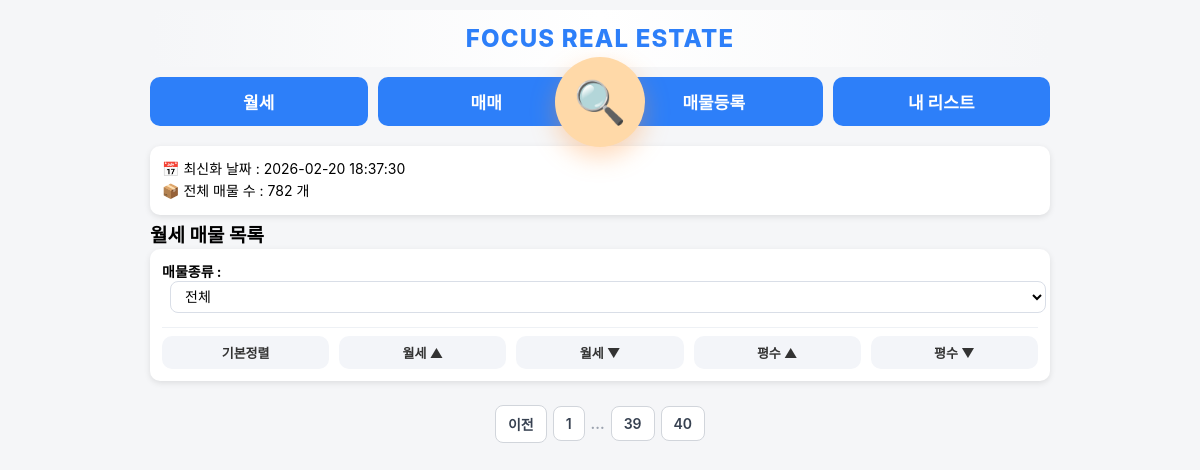
The page /?page=41&mode=rent&sort=&property_type= (signed in) on the database as committed earlier.
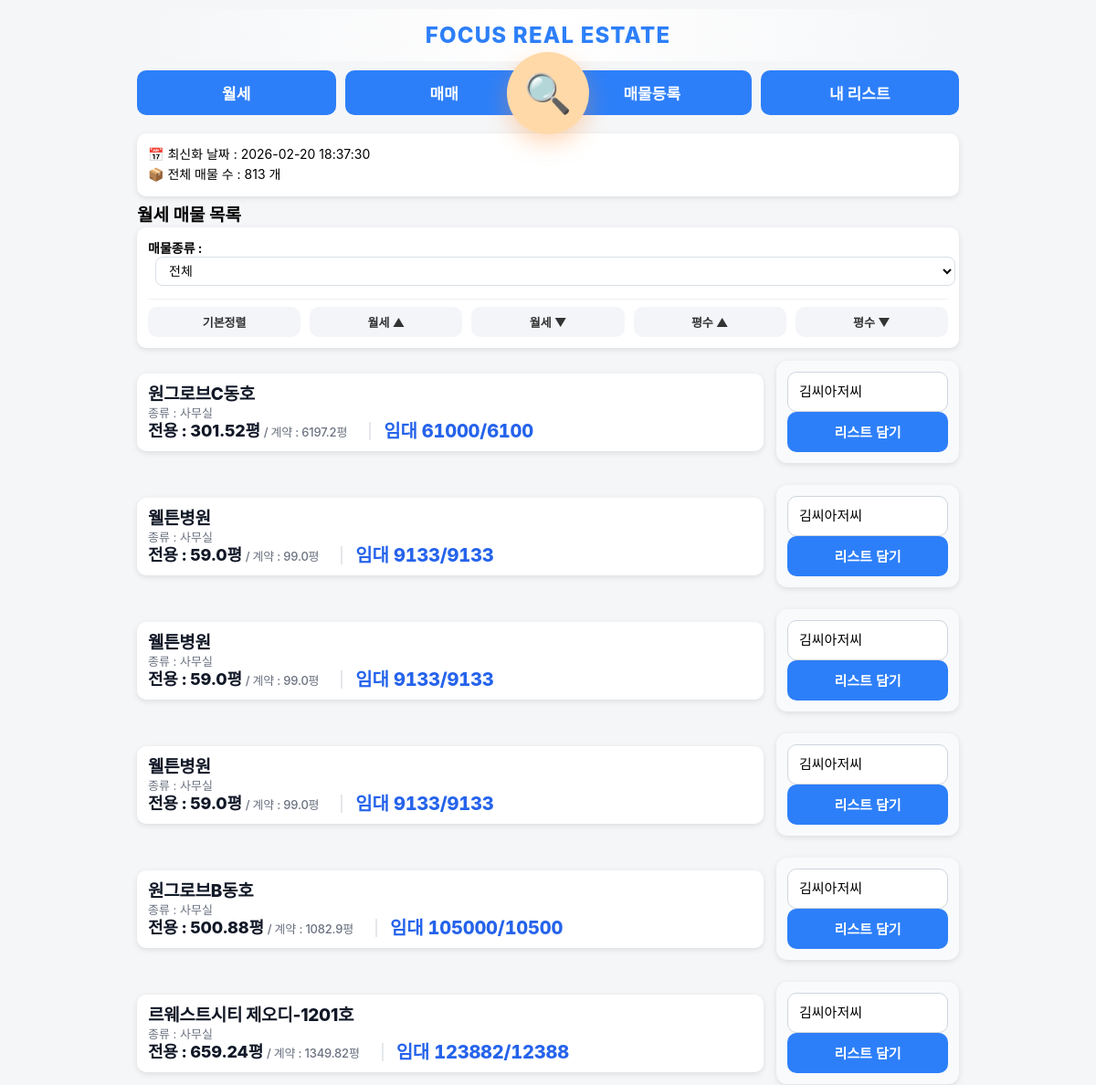
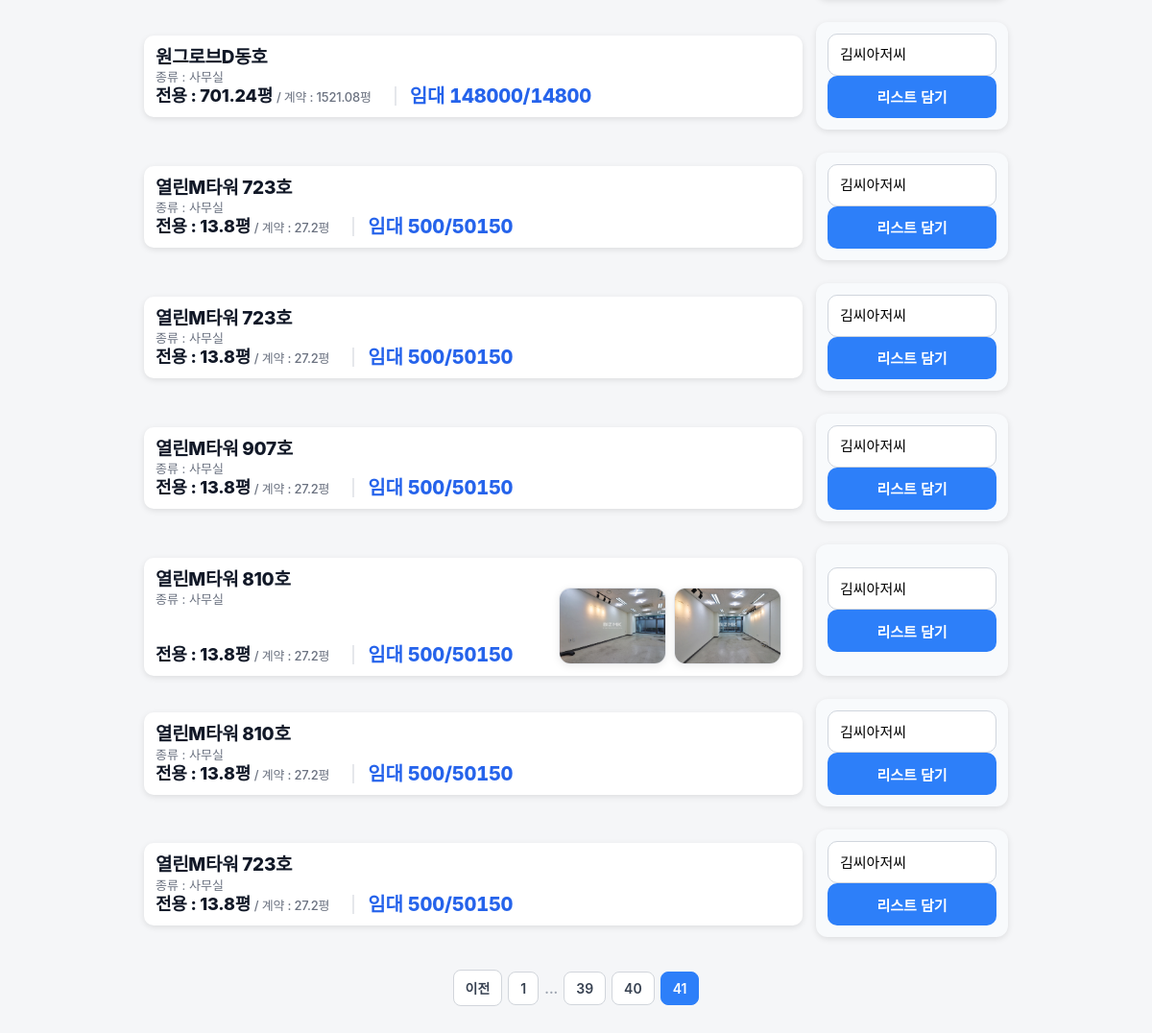
The same page on the database as committed later (2 pictures, top to bottom).
### app.py (models this page shows)
class Property(db.Model):
    status = db.Column(db.String(20), default='available')
    property_type = db.Column(db.String(50))
    id = db.Column(db.Integer, primary_key=True)
    building_name = db.Column(db.String(200))
    exclusive_area = db.Column(db.Float)
    contract_area = db.Column(db.Float)
    deposit = db.Column(db.Integer)
    rent = db.Column(db.Integer)
    sale_price = db.Column(db.Integer)
    category = db.Column(db.String(20))
    status = db.Column(db.String(20), default='available')
    category = db.Column(db.String(20))
    status = db.Column(db.String(20), default='available')
    private_memo = db.Column(db.Text)
    has_interior = db.Column(db.Boolean, default=False)
    has_gonghang = db.Column(db.Boolean, default=False)
    has_corner = db.Column(db.Boolean, default=False)

class PropertyImage(db.Model):
    id = db.Column(db.Integer, primary_key=True)
    property_id = db.Column(db.Integer, index=True)
    file_path = db.Column(db.String(300))
    created_at = db.Column(db.DateTime, default=datetime.utcnow)

### app.py (the view)
@app.route("/")
@login_required
def index():
    print("현재 로그인 상태:", current_user.is_authenticated)
    mode = request.args.get("mode", "rent")
    sort = request.args.get("sort", "")
    property_type = request.args.get("property_type", "")
    query = Property.query
    if property_type:
        query = query.filter(Property.property_type == property_type)
    if mode == "sale":
        query = query.filter_by(category="매매")
    else:
        query = query.filter_by(category="월세")
    if sort == "rent_asc":
        query = query.order_by(Property.rent.asc(), Property.deposit.asc())
    elif sort == "rent_desc":
        query = query.order_by(Property.rent.desc(), Property.deposit.desc())
    elif sort == "sale_asc":
        query = query.order_by(Property.sale_price.asc())
    elif sort == "sale_desc":
        query = query.order_by(Property.sale_price.desc())
    elif sort == "area_asc":
        query = query.order_by(Property.exclusive_area.asc())
    elif sort == "area_desc":
        query = query.order_by(Property.exclusive_area.desc())
    else:
        if mode == "rent":
            query = query.order_by(Property.rent.asc(), Property.deposit.asc())
        else:
            query = query.order_by(Property.sale_price.asc())
    page = request.args.get('page', 1, type=int)
    pagination = query.paginate(page=page, per_page=20, error_out=False)
    properties = pagination.items
    last_upload = UploadLog.query.order_by(UploadLog.id.desc()).first()
    upload_time = last_upload.upload_time if last_upload else "업로드 기록 없음"
    collections = Collection.query.all()
    existing_pairs = set(
        (item.property_id, item.collection_id)
        for item in CollectionItem.query.all()
    )
    thumb_map = {}
    for img in PropertyImage.query.order_by(PropertyImage.id.desc()).all():
        if img.property_id not in thumb_map:
            thumb_map[img.property_id] = []
        if len(thumb_map[img.property_id]) < 2:
            thumb_map[img.property_id].append(img.file_path)
    return render_template(
        "index.html",
        properties=properties,
        mode=mode,
        format_sale_price_korean=format_sale_price_korean,
        upload_time=upload_time,
        property_type=property_type,
        collections=collections,
        existing_pairs=existing_pairs,
        thumb_map=thumb_map,
        pagination=pagination
    )

### app.py (called while the page is built)
@login_manager.user_loader
def load_user(user_id):
    return User.query.get(int(user_id))

### templates/index.html (shortened to what this page needs)
{% extends "base.html" %}
{% block content %}
<div class="card info-box">
    <div>📅 최신화 날짜 : {{ upload_time }}</div>
    <div>📦 전체 매물 수 : {{ pagination.total }} 개</div>
</div>
{% if mode == "sale" %}
<h2>매매 매물 목록</h2>
{% else %}
<h2>월세 매물 목록</h2>
{% endif %}
<div class="card">
<form method="get">
    <div class="filter-row">
        <strong>매물종류 :</strong>
        <select name="property_type" onchange="this.form.submit()">
            <option value="" {% if not property_type %}selected{% endif %}>전체</option>
        </select>
    </div>
</form>
<div class="sort-buttons">
    <a href="/?mode={{ mode }}&property_type={{ property_type }}">기본정렬</a>
    {% if mode == "sale" %}
        <a href="/?mode=sale&sort=sale_asc&property_type={{ property_type }}">매매가 ▲</a>
        <a href="/?mode=sale&sort=sale_desc&property_type={{ property_type }}">매매가 ▼</a>
    {% else %}
        <a href="/?mode=rent&sort=rent_asc&property_type={{ property_type }}">월세 ▲</a>
        <a href="/?mode=rent&sort=rent_desc&property_type={{ property_type }}">월세 ▼</a>
    {% endif %}
    <a href="/?mode={{ mode }}&sort=area_asc&property_type={{ property_type }}">평수 ▲</a>
    <a href="/?mode={{ mode }}&sort=area_desc&property_type={{ property_type }}">평수 ▼</a>
</div>
</div>
{% for p in properties %}
<div class="detail-row">
    <div class="card property-card {{ p.property_type }}" onclick="location.href='/property/{{ p.id }}'" style="position: relative;">
        <div class="card-left">
            <div class="title">{{ p.building_name }}</div>
            <div class="detail">
                종류 : {{ p.property_type }}
            </div>
            <div class="detail-line">
    <div class="area-text">
    <span class="area-main">전용 : {{ p.exclusive_area }}평</span>
    <span class="area-sub"> / 계약 : {{ p.contract_area }}평</span>
</div>
    <span class="price-inline">
    {% if p.category == "매매" %}
        매매 {{ format_sale_price_korean(p.sale_price) }}
    {% else %}
        임대 {{ p.deposit }}/{{ p.rent }}
    {% endif %}
    </span>
    <div class="thumb-box">
        {% for img in thumb_map.get(p.id, []) %}
            <img src="{{ img }}" class="thumb-img">
        {% endfor %}
    </div>
</div>
        </div>
    </div>
    <form method="POST" action="/add_to_collection" class="ajax-form card action-card">
    <select name="collection_id" class="collection-select">
        {% for c in collections %}
            <option value="{{ c.id }}"
    {% if existing_pairs and (p.id, c.id) in existing_pairs %}data-added="true"{% endif %}>
    {{ c.title }}
</option>
        {% endfor %}
    </select>
    <button type="submit" class="add-btn">
</button>
</form>
</div>
{% endfor %}
<div class="pagination">
    {% if pagination.has_prev %}
        <a href="{{ url_for('index', page=pagination.prev_num, mode=request.args.get('mode', 'rent'), sort=request.args.get('sort', ''), property_type=request.args.get('property_type', '')) }}" class="page-btn">이전</a>
    {% endif %}
    {% for p in pagination.iter_pages(left_edge=1, right_edge=1, left_current=2, right_current=2) %}
        {% if p %}
            {% if p == pagination.page %}
                <span class="page-btn active">{{ p }}</span>
            {% else %}
                <a href="{{ url_for('index', page=p, mode=request.args.get('mode', 'rent'), sort=request.args.get('sort', ''), property_type=request.args.get('property_type', '')) }}" class="page-btn">{{ p }}</a>
            {% endif %}
        {% else %}
            <span class="page-dots">...</span>
        {% endif %}
    {% endfor %}
</div>
{% endblock %}

Rows that differ between the two databases and show on the page:
now on this page (row unchanged): Property: building_name "원그로브C동호", property_type "사무실", exclusive_area "301.52", contract_area "6197.2", deposit "61000", rent "6100"
now on this page (row edited): Property: building_name "웰튼병원", property_type "사무실", exclusive_area "59.0", contract_area "99.0", deposit "9133", rent "9133"
now on this page (row edited): Property: building_name "웰튼병원", property_type "사무실", exclusive_area "59.0", contract_area "99.0", deposit "9133", rent "9133"
now on this page (row edited): Property: building_name "웰튼병원", property_type "사무실", exclusive_area "59.0", contract_area "99.0", deposit "9133", rent "9133"
now on this page (row unchanged): Property: building_name "원그로브B동호", property_type "사무실", exclusive_area "500.88", contract_area "1082.9", deposit "105000", rent "10500"
now on this page (row unchanged): Property: building_name "르웨스트시티 제오디-1201호", property_type "사무실", exclusive_area "659.24", contract_area "1349.82", deposit "123882", rent "12388"
now on this page (row unchanged): Property: building_name "원그로브D동호", property_type "사무실", exclusive_area "701.24", contract_area "1521.08", deposit "148000", rent "14800"
now on this page (row edited): Property: building_name "열린M타워 723호", property_type "사무실", exclusive_area "13.8", contract_area "27.2", deposit "500", rent "50150"
now on this page (row edited): Property: building_name "열린M타워 723호", property_type "사무실", exclusive_area "13.8", contract_area "27.2", deposit "500", rent "50150"
now on this page (row edited): Property: building_name "열린M타워 907호", property_type "사무실", exclusive_area "13.8", contract_area "27.2", deposit "500", rent "50150"
now on this page (row edited): Property: building_name "열린M타워 810호", property_type "사무실", exclusive_area "13.8", contract_area "27.2", deposit "500", rent "50150"
now on this page (row unchanged): PropertyImage: file_path (picture)
now on this page (row unchanged): PropertyImage: file_path (picture)
now on this page (row edited): Property: building_name "열린M타워 810호", property_type "사무실", exclusive_area "13.8", contract_area "27.2", deposit "500", rent "50150"
now on this page (row edited): Property: building_name "열린M타워 723호", property_type "사무실", exclusive_area "13.8", contract_area "27.2", deposit "500", rent "50150"
Other text that changed with them:
{{ pagination.total }}: "782" → "813"
new list line: "41"
